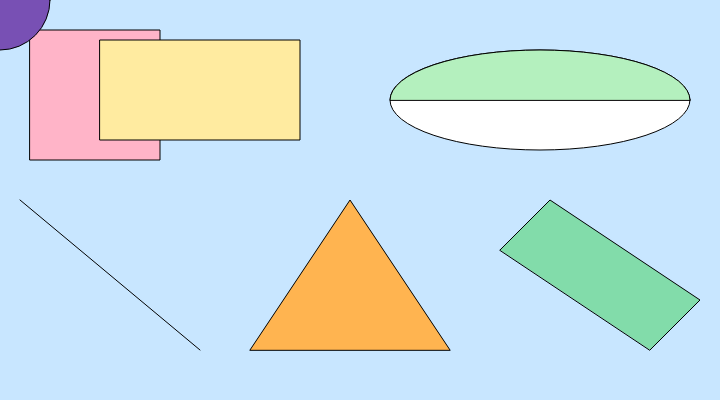
Frame 1 (no input)
Frame 60 (no input): identical to frame 1, image omitted
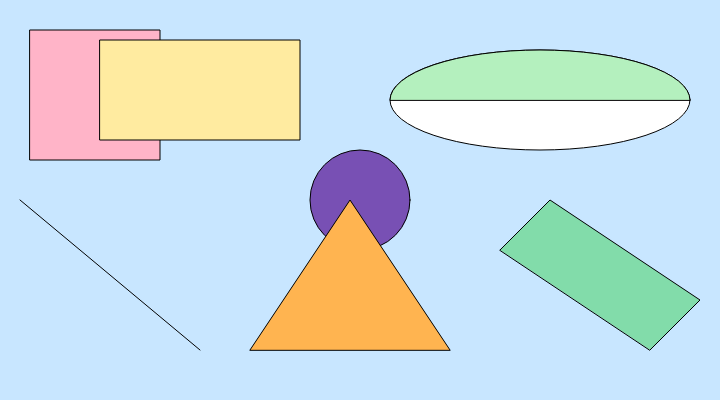
Frame 120 (the mouse pressed at the canvas centre since frame 60)

The p5.js sketch that drew these frames (run headless with seeded random() and noise() and a simulated clock; from frame 60 on, the mouse is pressed at the canvas centre):

// p5.js sketch
// ── sketch.js
function setup() {
  textOutput();
  createCanvas(720, 400);
  angleMode(DEGREES);
}

function draw() {
  background(200, 230, 255);

  fill(255, 180, 200);
  square(30, 30, 130);

  fill(255, 235, 160);
  rect(100, 40, 200, 100);

  fill(255);
  ellipse(540, 100, 300, 100);

  fill(120, 80, 180);
  circle(mouseX, mouseY, 100);

  fill(180, 240, 190);
  arc(540, 100, 300, 100, 180, 360, CHORD);

  stroke(0);
  line(20, 200, 200, 350);

  fill(255, 180, 80);
  triangle(250, 350, 350, 200, 450, 350);

  fill(130, 220, 170);
  quad(500, 250, 550, 200, 700, 300, 650, 350);
}
